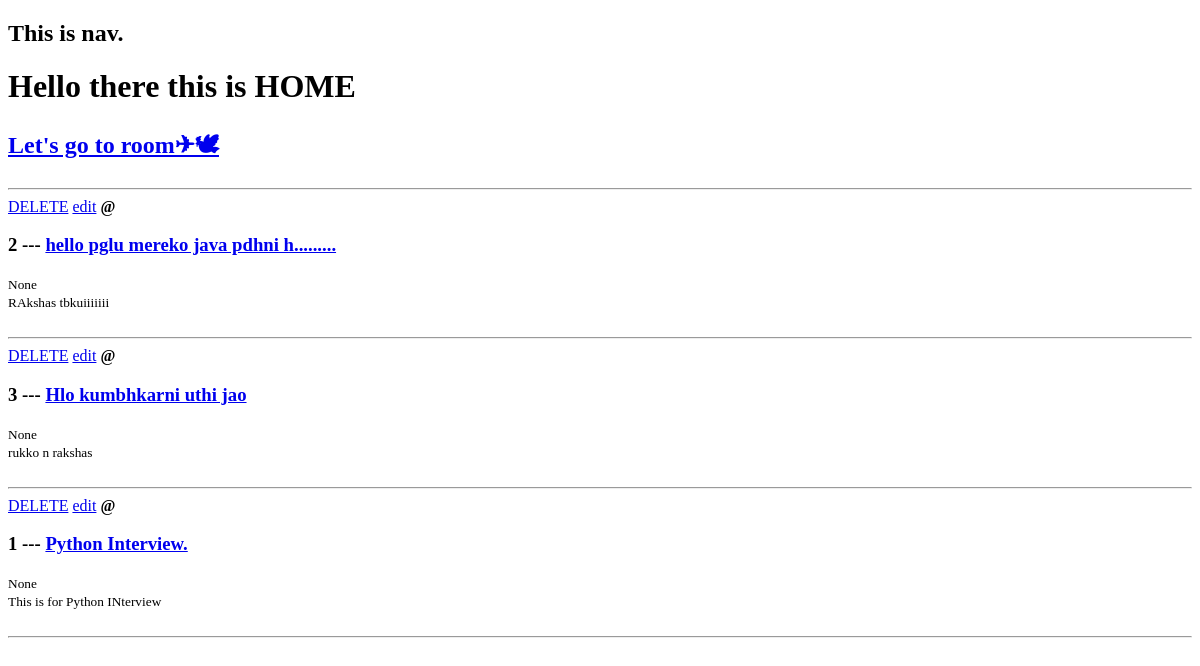
/, run on an earlier commit of the app's database.
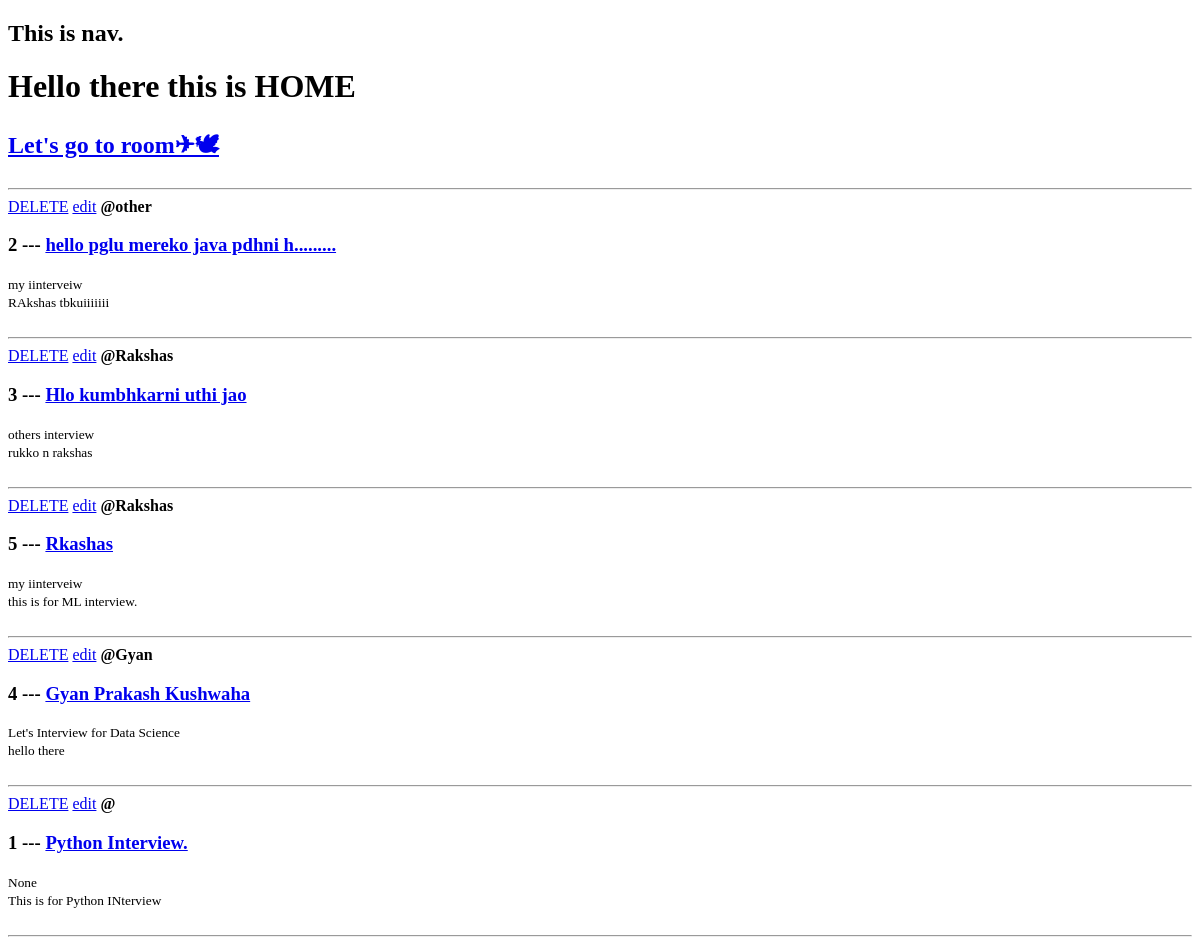
And on a later commit of the database.
### base/models.py (models this page shows, shortened)
class Room(models.Model):
    host = models.ForeignKey(to=User,on_delete=models.SET_NULL,null=True)
    topic = models.ForeignKey(to=Topic,on_delete=models.SET_NULL,null=True)
    name = models.CharField(max_length=200)
    description = models.TextField(null=True,blank=True)
    updated = models.DateTimeField(auto_now=True)
    created = models.DateTimeField(auto_now_add=True)
    class Meta:
        ordering = ['-updated','-created']

class Topic(models.Model):
    name = models.CharField(max_length=200)
    def __str__(self):
        return self.name

### base/views.py (the view)
# urls.py: 2. Add a URL to urlpatterns:  path('', views.home, name='home')
def home(request):
    allRooms = Room.objects.all()
    dictToPass = {"room": allRooms}
    return render(request=request,template_name="base/home.html",context=dictToPass)

### base/templates/base/home.html
{% extends "main.html" %}
{% block content %}
<h1> Hello there this is HOME</h1>
<h2><a href="{% url 'createRoom' %}">Let's go to room✈🕊</a></h2>
<hr>
<div>
    {% for dct in room %}
        <a href="{% url 'delete-room' %}">DELETE</a>
        <a href="{% url 'update-room' dct.id  %}"> edit</a>
        <span><b>@{{dct.host.get_username}}</b></span>
        <h3>{{dct.id}} --- <a href="{% url 'room' dct.id %}">{{dct.name}}</a></h3>
        <small> {{dct.topic}} </small>
        <div>
            <small> {{dct.description}} </small>
        </div>
        <br>
        <hr>
    {% endfor %}
</div>
{% endblock content %}

### templates/main.html (shortened to what this page needs)
<!DOCTYPE html>
<html lang="en">
<head>
</head>
<body>
    {% include "nav.html" %}
    {% block content %}
    {% endblock content %}
</body>
</html>

### templates/nav.html
<h2>This is nav.</h2>

What changed in the data, as far as the page shows it:
changed Room "RAkshas tbkuiiiiiii": host.get_username (not shown) → "other"; topic "None" → "my iinterveiw"
changed Room "Hlo kumbhkarni uthi jao": host.get_username (not shown) → "Rakshas"; topic "None" → "others interview"
added Room: host.get_username "Rakshas", id "5", name "Rkashas", topic "my iinterveiw", description "this is for ML interview."
added Room: host.get_username "Gyan", id "4", name "Gyan Prakash Kushwaha", topic "Let's Interview for Data Science", description "hello there"
